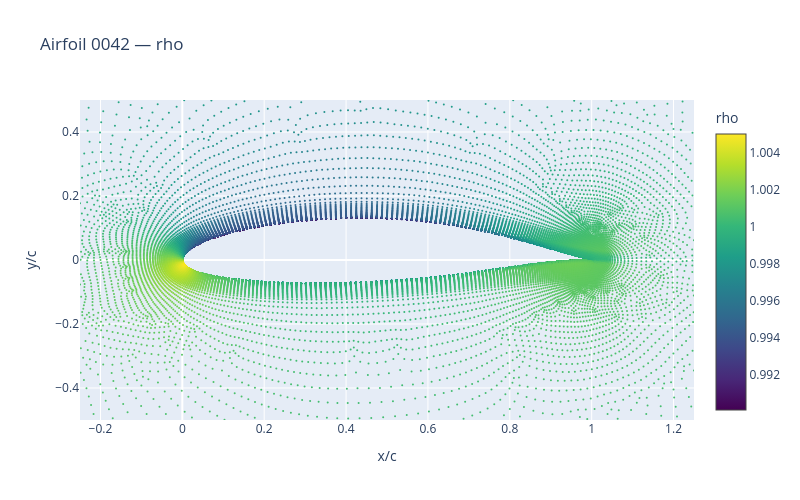
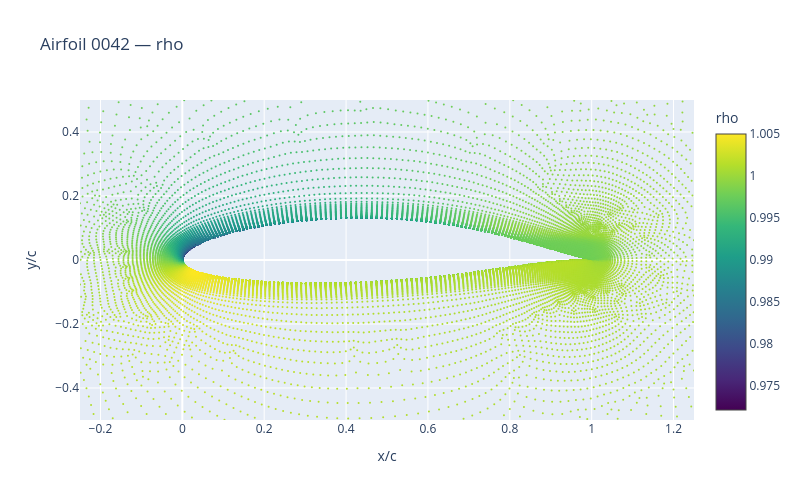

The notebook cell these images were saved under, in order:
### Markdown cell above
Visualizing Flow Field of Two Angles of Attack of the same Airfoil

### Code cell
ff_04 = load_flow_field(data_path_small, idx=42, alpha='alpha+04')
ff_12 = load_flow_field(data_path_small, idx=42, alpha='alpha+12')

print("Angle of Attack 4 deg")
plot_flow_field_plotly(ff_04, idx=42, metric='rho')
print("Angle of Attack 12 deg")
plot_flow_field_plotly(ff_12, idx=42, metric='rho')

### Figure 1 — Plotly figure (JSON) as saved in the notebook; plotly's stock layout.template omitted (floating-point values rounded to 4 significant figures; data arrays with more than 128 entries replaced by an {"elided": "..."} marker saying what was removed)
{"data": [{"marker": {"color": {"elided": "43060 float values"}, "colorbar": {"title": {"text": "rho"}}, "colorscale": [[0, "#440154"], [0.1111, "#482878"], [0.2222, "#3e4989"], [0.3333, "#31688e"], [0.4444, "#26828e"], [0.5556, "#1f9e89"], [0.6667, "#35b779"], [0.7778, "#6ece58"], [0.8889, "#b5de2b"], [1, "#fde725"]], "showscale": true, "size": 2}, "mode": "markers", "type": "scatter", "x": {"elided": "43060 float values"}, "y": {"elided": "43060 float values"}}], "layout": {"height": 500, "title": {"text": "Airfoil 0042 — rho"}, "width": 800, "xaxis": {"range": [-0.25, 1.25], "title": {"text": "x/c"}}, "yaxis": {"range": [-0.5, 0.5], "title": {"text": "y/c"}}}}

### Figure 2 — Plotly figure (JSON) as saved in the notebook; plotly's stock layout.template omitted (floating-point values rounded to 4 significant figures; data arrays with more than 128 entries replaced by an {"elided": "..."} marker saying what was removed)
{"data": [{"marker": {"color": {"elided": "43060 float values"}, "colorbar": {"title": {"text": "rho"}}, "colorscale": [[0, "#440154"], [0.1111, "#482878"], [0.2222, "#3e4989"], [0.3333, "#31688e"], [0.4444, "#26828e"], [0.5556, "#1f9e89"], [0.6667, "#35b779"], [0.7778, "#6ece58"], [0.8889, "#b5de2b"], [1, "#fde725"]], "showscale": true, "size": 2}, "mode": "markers", "type": "scatter", "x": {"elided": "43060 float values"}, "y": {"elided": "43060 float values"}}], "layout": {"height": 500, "title": {"text": "Airfoil 0042 — rho"}, "width": 800, "xaxis": {"range": [-0.25, 1.25], "title": {"text": "x/c"}}, "yaxis": {"range": [-0.5, 0.5], "title": {"text": "y/c"}}}}
